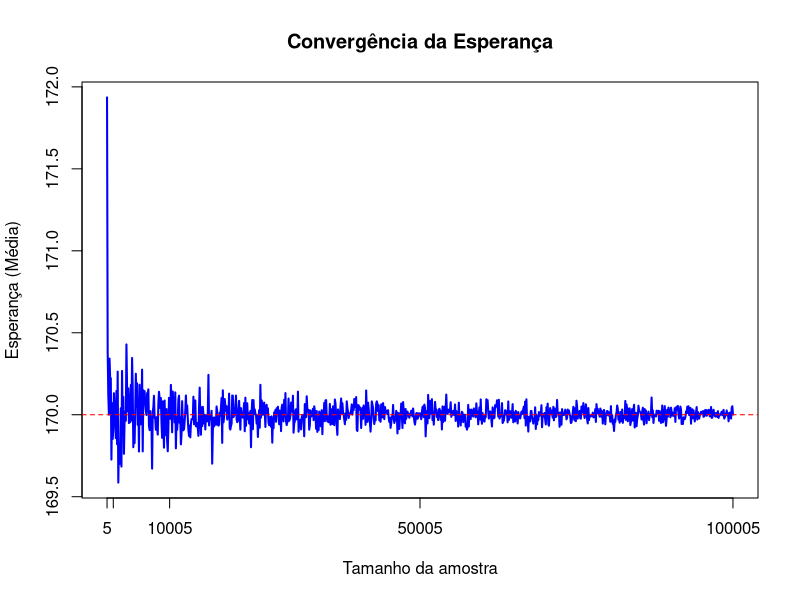
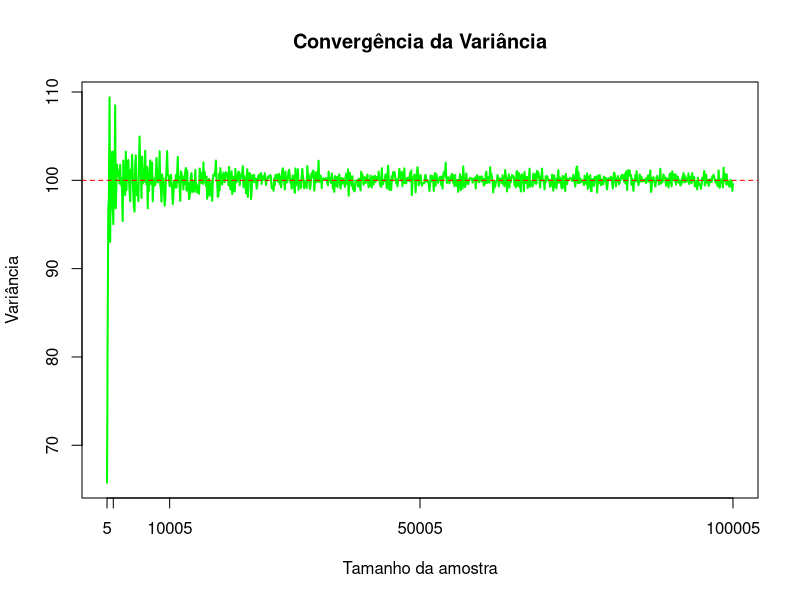

These charts were generated, in order, by the following R code: (Note: this script raises an error after producing the figures.)
# Script para testar convergência da esperança e variância de uma normal
# com média 170 e desvio padrão 10, de n=5 até n=100000

set.seed(123) # Para reprodutibilidade

media <- 170
dp <- 10
n_min <- 5
n_max <- 100005
step <- 100

# Vetores para armazenar resultados
n_seq <- seq(n_min, n_max, by=step)
esperanca <- numeric(length(n_seq))
variancia <- numeric(length(n_seq))
erro_esperanca <- numeric(length(n_seq))
erro_variancia <- numeric(length(n_seq))

for (i in seq_along(n_seq)) {
  amostra <- rnorm(n_seq[i], mean=media, sd=dp)
  esperanca[i] <- mean(amostra)
  variancia[i] <- var(amostra)
  erro_esperanca[i] <- abs(esperanca[i] - media)
  erro_variancia[i] <- abs(variancia[i] - dp^2)
}

# Criar data frame com todos os resultados
resultados <- data.frame(
  tamanho_amostra = n_seq,
  media_amostral = esperanca,
  erro_esperanca = erro_esperanca,
  variancia_amostral = variancia,
  erro_variancia = erro_variancia
)

# ---- GRÁFICO DA ESPERANÇA ----
png("T4/Esperanca.png", width=1000, height=600)
plot(n_seq, esperanca, type="l", col="blue", lwd=2,
     xlab="Tamanho da amostra", ylab="Esperança (Média)",
     main="Convergência da Esperança",
     xaxt="n")
abline(h=media, col="red", lty=2)
axis(1, at=c(5, 1005, 10005, 50005, 100005),
     labels=c("5", "1005", "10005", "50005", "100005"))
dev.off()

# ---- GRÁFICO DA VARIÂNCIA ----
png("T4/Variancia.png", width=1000, height=600)
plot(n_seq, variancia, type="l", col="green", lwd=2,
     xlab="Tamanho da amostra", ylab="Variância",
     main="Convergência da Variância",
     xaxt="n")
abline(h=dp^2, col="red", lty=2)
axis(1, at=c(5, 1005, 10005, 50005, 100005),
     labels=c("5", "1005", "10005", "50005", "100005"))
dev.off()

# ---- FILTRAGEM DO CSV ----
amostras_desejadas <- c(5, 1005, 10005, 50005, 100005)
resultados_filtrados <- subset(resultados, tamanho_amostra %in% amostras_desejadas)

# Evitar notação científica
options(scipen = 999)

# Salvar CSV filtrado
write.csv(resultados_filtrados, "T4/resultados_convergencia.csv", row.names = FALSE)
